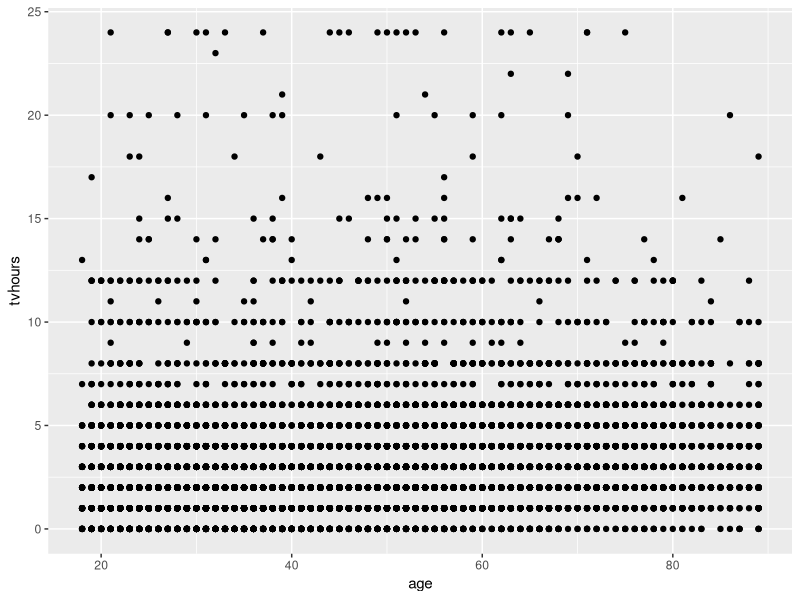
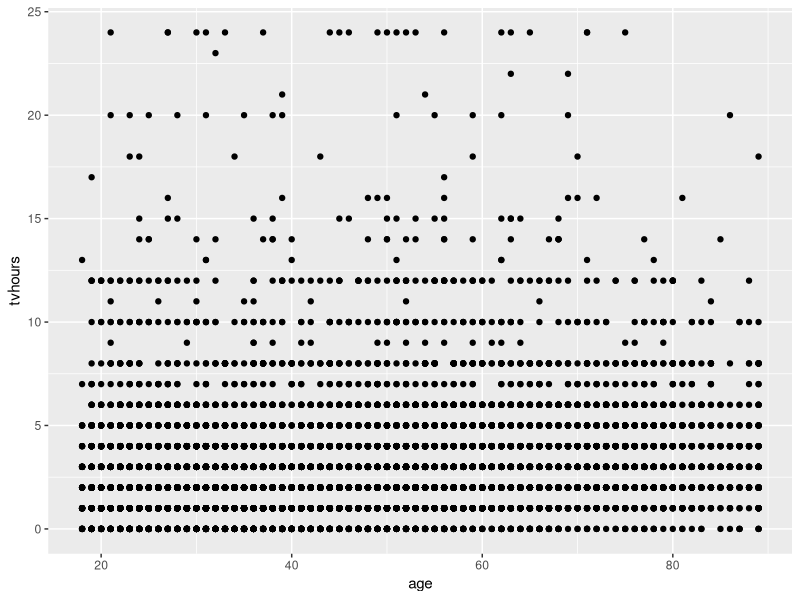

These charts were generated, in order, by the following R code:
library(tidyverse)

gss_cat |>
  view()

# Write code to count the number of unique responses to the partyid question

gss_cat |>
  separate_longer_delim(
    cols = partyid,
    delim = ","
  ) |>
  select(partyid)

gss_cat |>
  separate_longer_delim(
    partyid,
    ","
  ) |>
  select(partyid)

ggplot(
  data = gss_cat,
  mapping = aes(
    x = age,
    y = tvhours
  )
) +
  geom_point()

ggplot(
  gss_cat,
  aes(
    age,
    tvhours
  )
) +
  geom_point()
